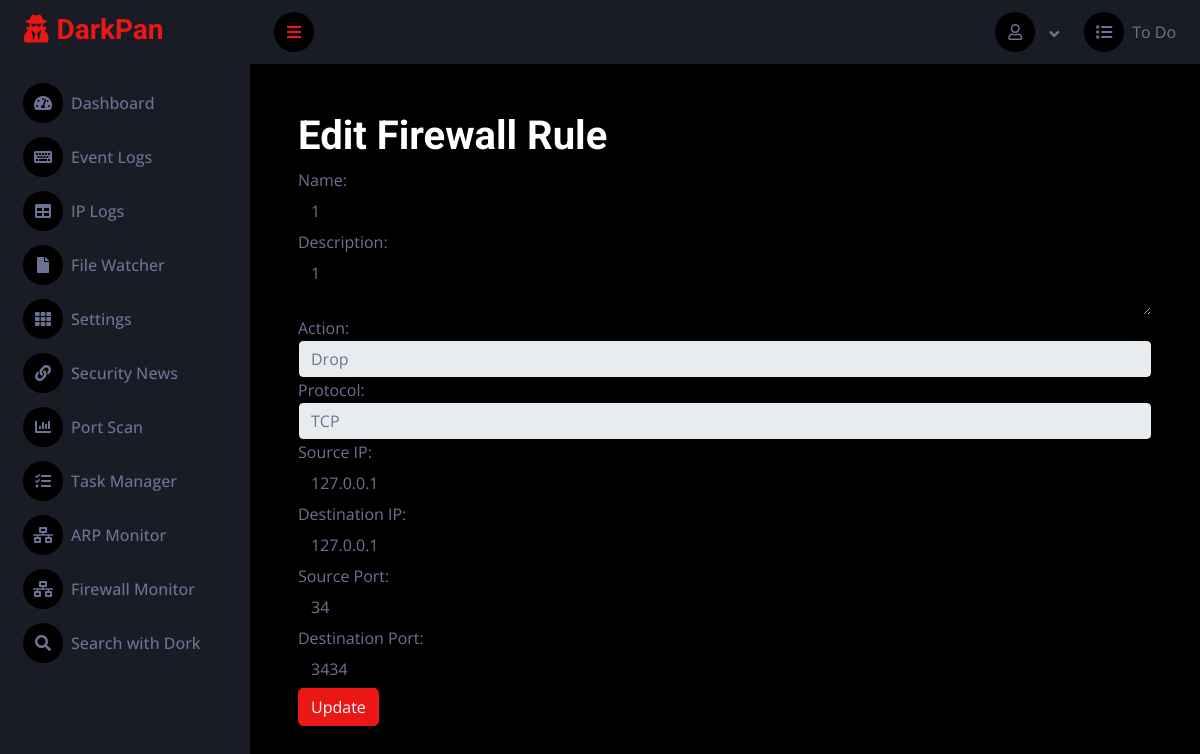
The page /edit-rule/4/ on the database its author committed.
### sec/models.py (models this page shows, shortened)
class FirewallRule(models.Model):
    ACTION_CHOICES = (
        ('ALLOW', 'İzin Ver'),
        ('DROP', 'Engelle'),
    )
    PROTOCOL_CHOICES = (
        ('TCP', 'TCP'),
        ('UDP', 'UDP'),
        ('ICMP', 'ICMP'),
    )
    class Meta:
        managed = True
        db_table = 'firewallrule'
    name = models.CharField(max_length=100, unique=True)
    description = models.TextField(blank=True)
    action = models.CharField(max_length=5, choices=ACTION_CHOICES, default='DROP')
    protocol = models.CharField(max_length=5, choices=PROTOCOL_CHOICES, default='TCP')
    source_ip = models.CharField(max_length=45, blank=True)  # IPv4 veya IPv6
    destination_ip = models.CharField(max_length=45, blank=True)  # IPv4 veya IPv6
    source_port = models.CharField(max_length=5, blank=True)
    destination_port = models.CharField(max_length=5, blank=True)
    enabled = models.BooleanField(default=True)

### sec/views.py (the view, shortened to what this page needs)
# urls.py: path('edit-rule/<int:rule_id>/', views.edit_rule, name='edit_rule'),
def edit_rule(request, rule_id):
    rule = get_object_or_404(FirewallRule, pk=rule_id)
    return render(request, 'edit_rule.html', {'rule': rule})

### templates/edit_rule.html (shortened to what this page needs)
{% extends "base.html" %}
{% block content %}
<div class="container pt-4 px-4">
    <h1>Edit Firewall Rule</h1>
    <form method="post">
        <div class="form-group">
            <label for="name">Name:</label>
            <input type="text" class="form-control" id="name" name="name" value="{{ rule.name }}" required>
        </div>
        <div class="form-group">
            <label for="description">Description:</label>
            <textarea class="form-control" id="description" name="description">{{ rule.description }}</textarea>
        </div>
        <div class="form-group">
            <label for="action">Action:</label>
            <select class="form-control" id="action" name="action">
                <option value="DROP" {% if rule.action == 'DROP' %}selected{% endif %}>Drop</option>
            </select>
        </div>
        <div class="form-group">
            <label for="protocol">Protocol:</label>
            <select class="form-control" id="protocol" name="protocol">
                <option value="TCP" {% if rule.protocol == 'TCP' %}selected{% endif %}>TCP</option>
            </select>
        </div>
        <div class="form-group">
            <label for="source_ip">Source IP:</label>
            <input type="text" class="form-control" id="source_ip" name="source_ip" value="{{ rule.source_ip }}">
        </div>
        <div class="form-group">
            <label for="destination_ip">Destination IP:</label>
            <input type="text" class="form-control" id="destination_ip" name="destination_ip" value="{{ rule.destination_ip }}">
        </div>
        <div class="form-group">
            <label for="source_port">Source Port:</label>
            <input type="text" class="form-control" id="source_port" name="source_port" value="{{ rule.source_port }}">
        </div>
        <div class="form-group">
            <label for="destination_port">Destination Port:</label>
            <input type="text" class="form-control" id="destination_port" name="destination_port" value="{{ rule.destination_port }}">
        </div>
        <button type="submit" class="btn btn-primary">Update</button>
    </form>
</div>
{% endblock %}

### static/css/style.css (style rules this page uses)
:root { --primary: #EB1616; --secondary: #191C24; --light: #6C7293; --dark: #000000; }
.btn { transition: .5s; }

### rows shown on the page
FirewallRule: name "1", description "1", action "Drop", protocol "TCP", source_ip "127.0.0.1", destination_ip "127.0.0.1", source_port "34", destination_port "3434"
